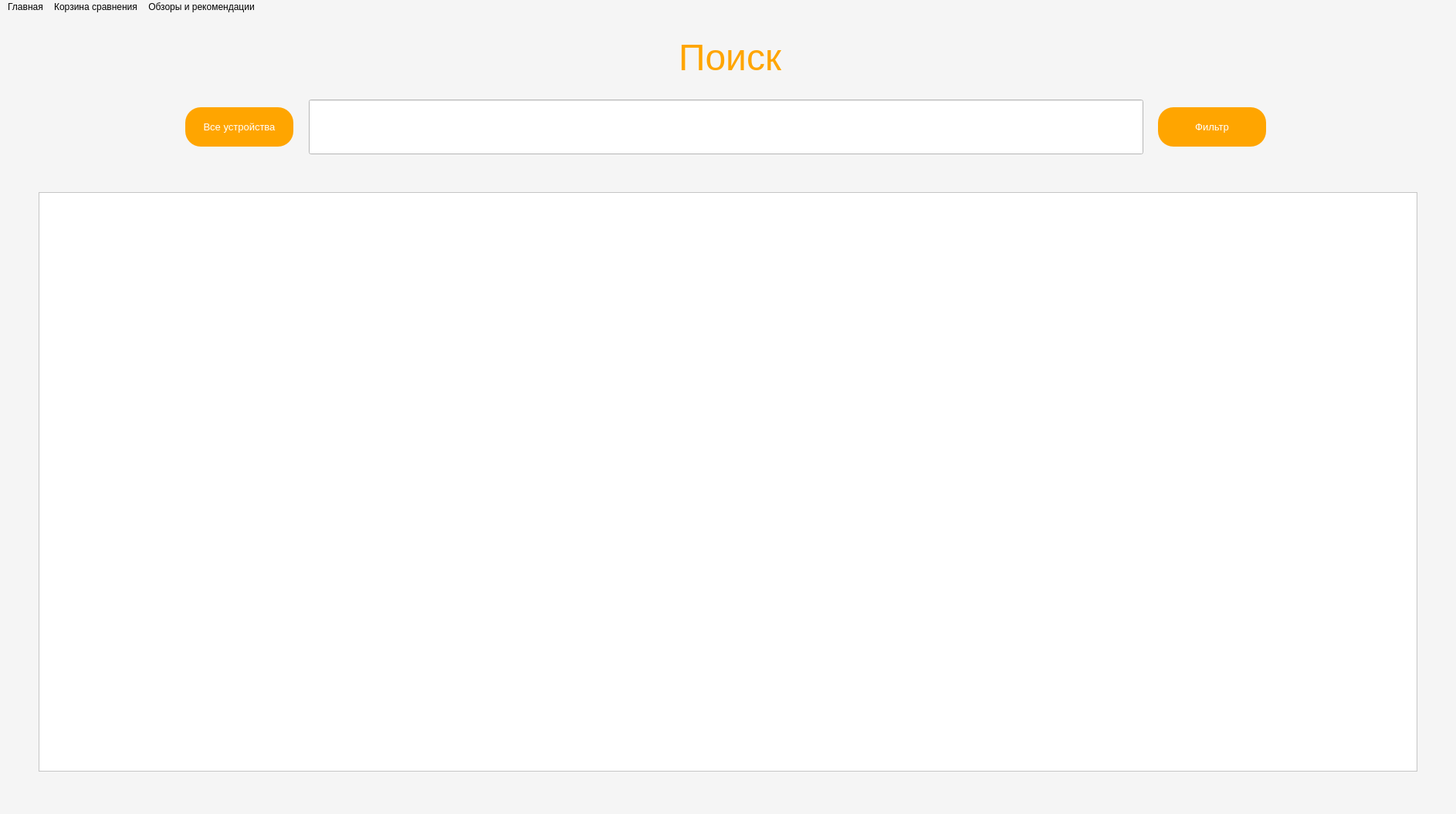
<?xml version="1.0" encoding="UTF-8"?>
<ui version="4.0">
 <class>MainWindow</class>
 <widget class="QMainWindow" name="MainWindow">
  <property name="geometry">
   <rect>
    <x>0</x>
    <y>0</y>
    <width>1886</width>
    <height>1055</height>
   </rect>
  </property>
  <property name="sizePolicy">
   <sizepolicy hsizetype="Preferred" vsizetype="Preferred">
    <horstretch>0</horstretch>
    <verstretch>0</verstretch>
   </sizepolicy>
  </property>
  <property name="windowTitle">
   <string>Главная страница</string>
  </property>
  <property name="styleSheet">
   <string notr="true">background-color: #f5f5f5</string>
  </property>
  <property name="toolButtonStyle">
   <enum>Qt::ToolButtonIconOnly</enum>
  </property>
  <property name="animated">
   <bool>true</bool>
  </property>
  <property name="documentMode">
   <bool>false</bool>
  </property>
  <widget class="QWidget" name="centralwidget">
   <widget class="QLineEdit" name="edit_find">
    <property name="geometry">
     <rect>
      <x>400</x>
      <y>110</y>
      <width>1081</width>
      <height>71</height>
     </rect>
    </property>
    <property name="font">
     <font>
      <pointsize>18</pointsize>
      <stylestrategy>PreferDefault</stylestrategy>
     </font>
    </property>
    <property name="styleSheet">
     <string notr="true">background-color: white</string>
    </property>
    <property name="text">
     <string/>
    </property>
   </widget>
   <widget class="QLabel" name="lbl_find">
    <property name="geometry">
     <rect>
      <x>780</x>
      <y>30</y>
      <width>331</width>
      <height>51</height>
     </rect>
    </property>
    <property name="font">
     <font>
      <pointsize>36</pointsize>
     </font>
    </property>
    <property name="styleSheet">
     <string notr="true">color: orange</string>
    </property>
    <property name="frameShape">
     <enum>QFrame::NoFrame</enum>
    </property>
    <property name="frameShadow">
     <enum>QFrame::Plain</enum>
    </property>
    <property name="text">
     <string>Поиск</string>
    </property>
    <property name="textFormat">
     <enum>Qt::AutoText</enum>
    </property>
    <property name="scaledContents">
     <bool>false</bool>
    </property>
    <property name="alignment">
     <set>Qt::AlignCenter</set>
    </property>
   </widget>
   <widget class="QPushButton" name="btn_filter">
    <property name="geometry">
     <rect>
      <x>1500</x>
      <y>120</y>
      <width>140</width>
      <height>51</height>
     </rect>
    </property>
    <property name="font">
     <font>
      <pointsize>10</pointsize>
     </font>
    </property>
    <property name="styleSheet">
     <string notr="true">background-color: orange; color: white; border-radius: 20px</string>
    </property>
    <property name="text">
     <string>Фильтр</string>
    </property>
   </widget>
   <widget class="QPushButton" name="btn_all">
    <property name="geometry">
     <rect>
      <x>240</x>
      <y>120</y>
      <width>140</width>
      <height>51</height>
     </rect>
    </property>
    <property name="font">
     <font>
      <pointsize>10</pointsize>
     </font>
    </property>
    <property name="styleSheet">
     <string notr="true">background-color: orange; color: white; border-radius: 20px</string>
    </property>
    <property name="text">
     <string>Все устройства</string>
    </property>
   </widget>
   <widget class="QListWidget" name="list_items">
    <property name="geometry">
     <rect>
      <x>50</x>
      <y>230</y>
      <width>1786</width>
      <height>751</height>
     </rect>
    </property>
    <property name="styleSheet">
     <string notr="true">background-color: white</string>
    </property>
   </widget>
  </widget>
  <widget class="QMenuBar" name="menubar">
   <property name="geometry">
    <rect>
     <x>0</x>
     <y>0</y>
     <width>1886</width>
     <height>26</height>
    </rect>
   </property>
   <widget class="QMenu" name="menu_home">
    <property name="title">
     <string>Главная</string>
    </property>
   </widget>
   <widget class="QMenu" name="menu_basket">
    <property name="title">
     <string>Корзина сравнения</string>
    </property>
   </widget>
   <widget class="QMenu" name="menu_3">
    <property name="styleSheet">
     <string notr="true">color: green;</string>
    </property>
    <property name="title">
     <string>Обзоры и рекомендации</string>
    </property>
   </widget>
   <addaction name="menu_home"/>
   <addaction name="menu_basket"/>
   <addaction name="menu_3"/>
  </widget>
  <action name="action">
   <property name="text">
    <string>сц</string>
   </property>
  </action>
 </widget>
 <resources/>
 <connections/>
</ui>
